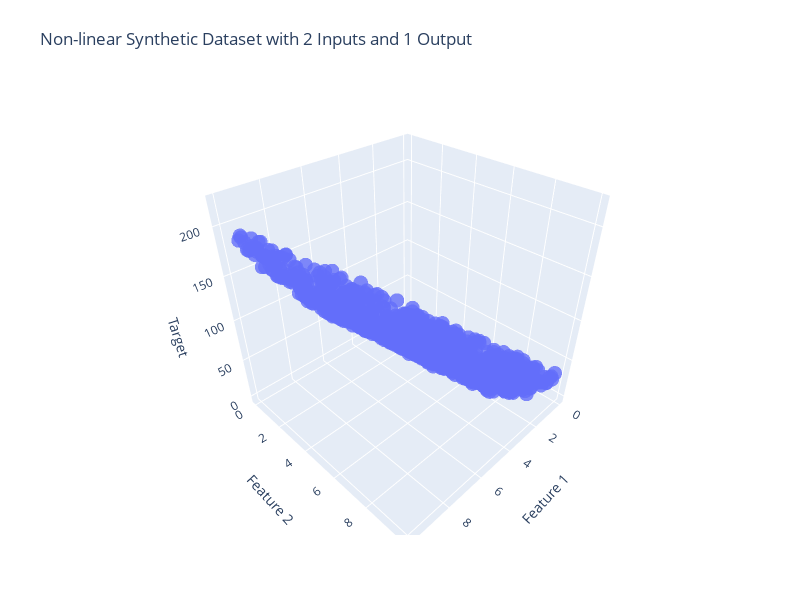

Write notebook code for a chart like this one.
### Code cell
x1, x2, y = generate_data(1000)
fig = plot_data(x1, x2, y)
fig.show()

### Figure 1 — Plotly figure (JSON) as saved in the notebook; plotly's stock layout.template omitted (floating-point values rounded to 4 significant figures; data arrays with more than 128 entries replaced by an {"elided": "..."} marker saying what was removed)
{"data": [{"marker": {"opacity": 0.8, "size": 5}, "mode": "markers", "type": "scatter3d", "x": {"elided": "1000 float values"}, "y": {"elided": "1000 float values"}, "z": {"elided": "1000 float values"}}], "layout": {"autosize": false, "height": 600, "margin": {"b": 65, "l": 65, "r": 50, "t": 90}, "scene": {"xaxis": {"title": {"text": "Feature 1"}}, "yaxis": {"title": {"text": "Feature 2"}}, "zaxis": {"title": {"text": "Target"}}}, "title": {"text": "Non-linear Synthetic Dataset with 2 Inputs and 1 Output"}, "width": 800}}
